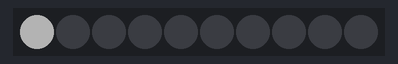
This sketch was run on a simulated Arduino Uno, built with avr-gcc and run on an emulated ATmega328P. On the bench: 10 RGB LEDs in strip order, left to right. Dim RGB values are drawn brighter than linear; colours are those a GRB WS2812 strip shows for the declared byte order.

Above: at 0.05 s.
At 0.55 s:
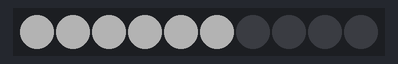
At 1.0 s:
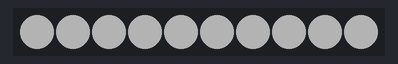
At 3.36 s:
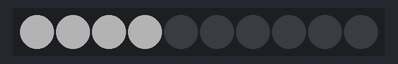

Measured:
- by itself, everything shown: repeats every 3.0 s, in 11 steps
- what the display in image 2 shows lasts 2.1 s, from 0.9 s to 3.0 s

The sketch:

BasicWS2812B.ino
```cpp
#include <FastLED.h>

// How many leds in your strip?
#define NUM_LEDS 10
#define DATA_PIN 2

// Define the array of leds
CRGB leds[NUM_LEDS];

void setup() {
	FastLED.addLeds<WS2812B,DATA_PIN,RGB>(leds,NUM_LEDS);
	FastLED.setBrightness(60);
}

void loop() {
	for(int i = 0; i < NUM_LEDS; i++) {
		leds[i] = CRGB(255, 255, 255);
		// Show the leds
		FastLED.show();
		delay(100);
	}

  delay(2000);

  FastLED.clear();
  FastLED.show();
}
```
